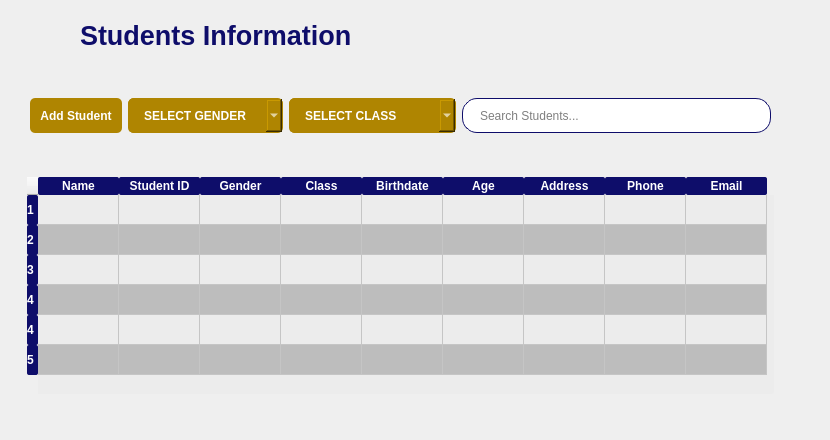
          <widget class="QWidget" name="page_1">
           <widget class="QLabel" name="label_7">
            <property name="geometry">
             <rect>
              <x>80</x>
              <y>10</y>
              <width>311</width>
              <height>51</height>
             </rect>
            </property>
            <property name="font">
             <font>
              <pointsize>20</pointsize>
              <weight>75</weight>
              <bold>true</bold>
             </font>
            </property>
            <property name="styleSheet">
             <string notr="true">color: rgb(14, 13, 106);</string>
            </property>
            <property name="text">
             <string>Students Information</string>
            </property>
           </widget>
           <widget class="QTableWidget" name="studentInfo_table">
            <property name="geometry">
             <rect>
              <x>-10</x>
              <y>140</y>
              <width>821</width>
              <height>291</height>
             </rect>
            </property>
            <property name="sizePolicy">
             <sizepolicy hsizetype="Expanding" vsizetype="Expanding">
              <horstretch>0</horstretch>
              <verstretch>0</verstretch>
             </sizepolicy>
            </property>
            <property name="styleSheet">
             <string notr="true">QHeaderView::section{
	font-weight: bold;
	background-color: #0e0d6a;
	color: white;
	border-radius:2px;

}

QTableWidget{
	alternate-background-color: #bdbdbd;
	background-color: #ececec;
	border-radius:2px;
	margin: auto;
	
/*width: 821 px;
height: 661 px;*/
}</string>
            </property>
            <property name="verticalScrollBarPolicy">
             <enum>Qt::ScrollBarAsNeeded</enum>
            </property>
            <property name="sizeAdjustPolicy">
             <enum>QAbstractScrollArea::AdjustIgnored</enum>
            </property>
            <property name="alternatingRowColors">
             <bool>true</bool>
            </property>
            <attribute name="horizontalHeaderDefaultSectionSize">
             <number>81</number>
            </attribute>
            <row>
             <property name="text">
              <string>1</string>
             </property>
            </row>
            <row>
             <property name="text">
              <string>2</string>
             </property>
            </row>
            <row>
             <property name="text">
              <string>3</string>
             </property>
            </row>
            <row>
             <property name="text">
              <string>4</string>
             </property>
            </row>
            <row>
             <property name="text">
              <string>4</string>
             </property>
            </row>
            <row>
             <property name="text">
              <string>5</string>
             </property>
            </row>
            <column>
             <property name="text">
              <string>Name</string>
             </property>
             <property name="font">
              <font>
               <family>MS Shell Dlg 2</family>
              </font>
             </property>
            </column>
            <column>
             <property name="text">
              <string>Student ID</string>
             </property>
            </column>
            <column>
             <property name="text">
              <string>Gender</string>
             </property>
            </column>
            <column>
             <property name="text">
              <string>Class</string>
             </property>
            </column>
            <column>
             <property name="text">
              <string>Birthdate</string>
             </property>
            </column>
            <column>
             <property name="text">
              <string>Age</string>
             </property>
            </column>
            <column>
             <property name="text">
              <string>Address</string>
             </property>
            </column>
            <column>
             <property name="text">
              <string>Phone</string>
             </property>
            </column>
            <column>
             <property name="text">
              <string>Email</string>
             </property>
            </column>
           </widget>
           <widget class="QLabel" name="label_25">
            <property name="geometry">
             <rect>
              <x>30</x>
              <y>20</y>
              <width>31</width>
              <height>31</height>
             </rect>
            </property>
            <property name="text">
             <string/>
            </property>
            <property name="pixmap">
             <pixmap resource="resources.qrc">:/Icons/education (1).png</pixmap>
            </property>
            <property name="scaledContents">
             <bool>true</bool>
            </property>
           </widget>
           <widget class="QWidget" name="layoutWidget">
            <property name="geometry">
             <rect>
              <x>30</x>
              <y>90</y>
              <width>741</width>
              <height>51</height>
             </rect>
            </property>
            <layout class="QHBoxLayout" name="horizontalLayout_5">
             <property name="bottomMargin">
              <number>0</number>
             </property>
             <item>
              <widget class="QPushButton" name="addStudent_button">
               <property name="minimumSize">
                <size>
                 <width>0</width>
                 <height>35</height>
                </size>
               </property>
               <property name="maximumSize">
                <size>
                 <width>16777215</width>
                 <height>35</height>
                </size>
               </property>
               <property name="styleSheet">
                <string notr="true">QPushButton{
	background-color: #af8501;
	color: #ffffff;
	border-radius: 5px;
	border: none;
	font-weight: bold;
	font-size: 12px;
	padding-left: 10px;
	padding-right: 10px;
}</string>
               </property>
               <property name="text">
                <string>Add Student</string>
               </property>
               <property name="icon">
                <iconset resource="resources.qrc">
                 <normaloff>:/Icons/add-friend2.png</normaloff>:/Icons/add-friend2.png</iconset>
               </property>
               <property name="iconSize">
                <size>
                 <width>16</width>
                 <height>16</height>
                </size>
               </property>
              </widget>
             </item>
             <item>
              <widget class="QComboBox" name="select_gender">
               <property name="minimumSize">
                <size>
                 <width>150</width>
                 <height>35</height>
                </size>
               </property>
               <property name="maximumSize">
                <size>
                 <width>16777215</width>
                 <height>35</height>
                </size>
               </property>
               <property name="styleSheet">
                <string notr="true">QComboBox{
	border: 1px solid #af8501;
	border-radius: 5px;
	padding: 1px 18px 1px 3px;
	background-color: #af8501;
	color: #ffffff; 
	height: 30px;
	padding-left: 15px;
	font-weight: bold;
	font-size: 12px;
	/*selection-background-color: #0192ef;*/
}

QComboBox QAbstractItemView{
	selection-background-color: #0192ef;
}</string>
               </property>
               <item>
                <property name="text">
                 <string>SELECT GENDER</string>
                </property>
               </item>
               <item>
                <property name="text">
                 <string>Male</string>
                </property>
               </item>
               <item>
                <property name="text">
                 <string>Female</string>
                </property>
               </item>
              </widget>
             </item>
             <item>
              <widget class="QComboBox" name="select_class">
               <property name="minimumSize">
                <size>
                 <width>0</width>
                 <height>35</height>
                </size>
               </property>
               <property name="maximumSize">
                <size>
                 <width>16777215</width>
                 <height>35</height>
                </size>
               </property>
               <property name="styleSheet">
                <string notr="true">QComboBox{
	border: 1px solid #af8501;
	border-radius: 5px;
	padding: 1px 18px 1px 3px;
	background-color: #af8501;
	color: #ffffff; 
	height: 30px;
	padding-left: 15px;
	font-weight: bold;
	font-size: 12px;
}

QComboBox QAbstractItemView{
	selection-background-color: #0192ef;
}</string>
               </property>
               <item>
                <property name="text">
                 <string>SELECT CLASS</string>
                </property>
               </item>
               <item>
                <property name="text">
                 <string>Kindergarten (KG) 1</string>
                </property>
               </item>
               <item>
                <property name="text">
                 <string>Kindergarten (KG) 2</string>
                </property>
               </item>
               <item>
                <property name="text">
                 <string>Grade 1</string>
                </property>
               </item>
               <item>
                <property name="text">
                 <string>Grade 2</string>
                </property>
               </item>
               <item>
                <property name="text">
                 <string>Grade 3</string>
                </property>
               </item>
               <item>
                <property name="text">
                 <string>Grade 4</string>
                </property>
               </item>
               <item>
                <property name="text">
                 <string>Grade 5</string>
                </property>
               </item>
               <item>
                <property name="text">
                 <string>Grade 6</string>
                </property>
               </item>
               <item>
                <property name="text">
                 <string>Grade 7</string>
                </property>
               </item>
               <item>
                <property name="text">
                 <string>Grade 8</string>
                </property>
               </item>
               <item>
                <property name="text">
                 <string>Grade 9</string>
                </property>
               </item>
               <item>
                <property name="text">
                 <string>Grade 10</string>
                </property>
               </item>
               <item>
                <property name="text">
                 <string>Grade 11</string>
                </property>
               </item>
               <item>
                <property name="text">
                 <string>Grade 12</string>
                </property>
               </item>
              </widget>
             </item>
             <item>
              <widget class="QLineEdit" name="search_student">
               <property name="minimumSize">
                <size>
                 <width>150</width>
                 <height>35</height>
                </size>
               </property>
               <property name="maximumSize">
                <size>
                 <width>16777215</width>
                 <height>35</height>
                </size>
               </property>
               <property name="styleSheet">
                <string notr="true">QLineEdit{
	padding-left:15px;
	border: 1px solid #0e0d6a;
	border-radius: 15px;
	/*background-color: rgb(187, 187, 188);*/
}</string>
               </property>
               <property name="placeholderText">
                <string>Search Students...</string>
               </property>
              </widget>
             </item>
            </layout>
           </widget>
          </widget>
